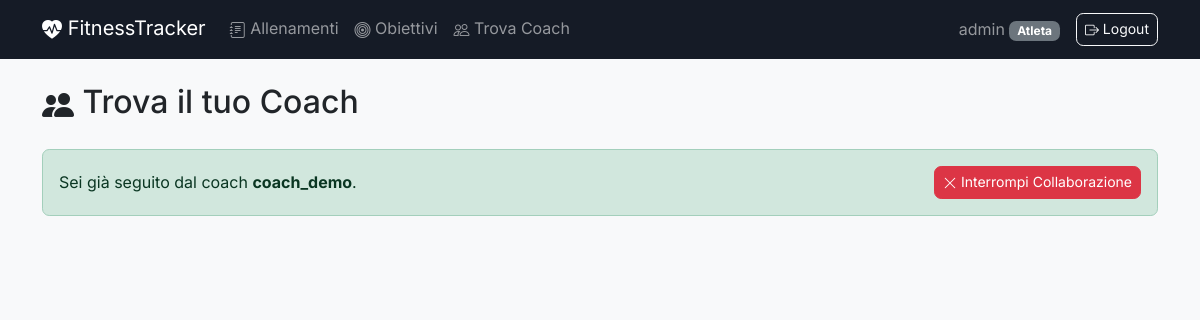
The page /accounts/coaches/ (signed in) on the database as committed earlier.
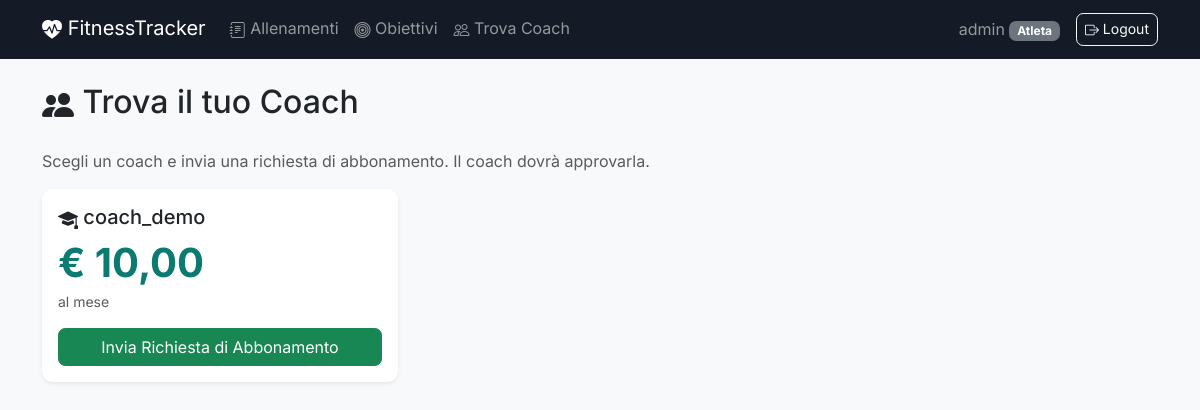
The same page on the database as committed later.
### accounts/models.py (models this page shows, shortened)
class CustomUser(AbstractUser):
    is_coach = models.BooleanField(default=False)
    coach = models.ForeignKey(
        'self',
        on_delete=models.SET_NULL,
        null=True,
        blank=True,
        related_name='athletes'
    )
    age = models.PositiveIntegerField(null=True, blank=True)
    weight = models.FloatField(verbose_name="Peso Corporeo (kg)", null=True, blank=True)
    body_fat = models.FloatField(verbose_name="Massa Grassa (%)", null=True, blank=True)
    prezzo_mensile = models.DecimalField(
        verbose_name="Prezzo mensile (€)",
        max_digits=6, decimal_places=2, default=0.00
    )
    def get_active_subscription(self):
        if self.is_coach or not self.coach_id:
            return None
        return self.sent_requests.filter(
            coach=self.coach, status='ACCEPTED'
        ).order_by('-data_richiesta').first()
    def refresh_subscription_status(self):
        from django.utils import timezone
        if self.is_coach or not self.coach_id:
            return
        sub = self.get_active_subscription()
        if sub and sub.data_scadenza and sub.data_scadenza < timezone.now().date():
            sub.status = 'EXPIRED'
            sub.save()
            self.coach = None
            self.save()

### accounts/views.py (the view)
# urls.py: path("coaches/", CoachListView.as_view(), name="coach_list"),
class CoachListView(LoginRequiredMixin, generic.ListView):
    model = CustomUser
    template_name = "accounts/coach_list.html"
    context_object_name = "coaches"
    def dispatch(self, request, *args, **kwargs):
        if request.user.is_authenticated and request.user.is_coach:
            raise PermissionDenied("Sezione riservata agli atleti.")
        return super().dispatch(request, *args, **kwargs)
    def get(self, request, *args, **kwargs):
        request.user.refresh_subscription_status()
        return super().get(request, *args, **kwargs)
    def get_queryset(self):
        return CustomUser.objects.filter(is_coach=True).order_by('prezzo_mensile')
    def get_context_data(self, **kwargs):
        context = super().get_context_data(**kwargs)
        context['pending_coach_ids'] = list(
            SubscriptionRequest.objects.filter(
                atleta=self.request.user, status='PENDING'
            ).values_list('coach_id', flat=True)
        )
        return context

### templates/accounts/coach_list.html (shortened to what this page needs)
{% extends 'base.html' %}
{% block content %}
<h1 class="h2 mb-4"><i class="bi bi-people-fill"></i> Trova il tuo Coach</h1>
{% if user.coach %}
    <div class="alert alert-success d-flex flex-column flex-sm-row justify-content-between align-items-sm-center gap-2">
        <div>
            Sei già seguito dal coach <strong>{{ user.coach.username }}</strong>.
        </div>
        <form method="post" action="{% url 'terminate_subscription' user.id %}" class="m-0"
              onsubmit="return confirm('Interrompere la collaborazione con il coach?')">
            <button type="submit" class="btn btn-danger btn-sm"><i class="bi bi-x-lg"></i> Interrompi Collaborazione</button>
        </form>
    </div>
{% else %}
    <p class="text-muted">Scegli un coach e invia una richiesta di abbonamento. Il coach dovrà approvarla.</p>
    <div class="row">
        {% for coach in coaches %}
            <div class="col-md-4 mb-3">
                <div class="card shadow-sm h-100">
                    <div class="card-body d-flex flex-column">
                        <h2 class="h5 card-title"><i class="bi bi-mortarboard-fill"></i> {{ coach.username }}</h2>
                        <p class="display-6 fw-bold text-primary mb-1">€ {{ coach.prezzo_mensile }}</p>
                        <p class="small text-muted">al mese</p>
                        <div class="mt-auto">
                            {% if coach.id in pending_coach_ids %}
                                <button class="btn btn-secondary w-100" disabled><i class="bi bi-hourglass-split"></i> Richiesta inviata</button>
                            {% else %}
                                <form method="post" action="{% url 'send_subscription' coach.id %}">
                                    <button type="submit" class="btn btn-success w-100">Invia Richiesta di Abbonamento</button>
                                </form>
                            {% endif %}
                        </div>
                    </div>
                </div>
            </div>
        {% empty %}
            <p class="text-muted">Nessun coach disponibile al momento.</p>
        {% endfor %}
    </div>
{% endif %}
{% endblock %}

### templates/base.html (shortened to what this page needs)
<!DOCTYPE html>
{% load static %}
<html lang="it">
<head>
    <link href="https://cdn.jsdelivr.net/npm/bootstrap@5.3.2/dist/css/bootstrap.min.css" rel="stylesheet">
    <link href="https://cdn.jsdelivr.net/npm/bootstrap-icons@1.11.3/font/bootstrap-icons.min.css" rel="stylesheet">
    <link rel="stylesheet" href="{% static 'css/style.css' %}">
</head>
<body class="bg-light">
    <nav class="navbar navbar-expand-lg navbar-dark bg-dark sticky-top mb-4">
        <div class="container">
            <a class="navbar-brand" href="{% url 'home' %}"><i class="bi bi-heart-pulse-fill"></i> FitnessTracker</a>
            <div class="collapse navbar-collapse" id="mainNav">
                {% if user.is_authenticated %}
                <ul class="navbar-nav me-auto">
                    {% if user.is_coach %}
                        <li class="nav-item"><a class="nav-link" href="{% url 'workout_list' %}"><i class="bi bi-clipboard-data"></i> Dashboard Coach</a></li>
                        <li class="nav-item"><a class="nav-link" href="{% url 'coach_settings' %}"><i class="bi bi-gear"></i> Impostazioni</a></li>
                    {% else %}
                        <li class="nav-item"><a class="nav-link" href="{% url 'workout_list' %}"><i class="bi bi-journal-text"></i> Allenamenti</a></li>
                        <li class="nav-item"><a class="nav-link" href="{% url 'goal_list' %}"><i class="bi bi-bullseye"></i> Obiettivi</a></li>
                        <li class="nav-item"><a class="nav-link" href="{% url 'coach_list' %}"><i class="bi bi-people"></i> Trova Coach</a></li>
                    {% endif %}
                </ul>
                <ul class="navbar-nav ms-auto align-items-lg-center">
                    <li class="nav-item">
                        <span class="navbar-text me-3">
                            {{ user.username }}
                            <span class="badge text-bg-{% if user.is_coach %}info{% else %}secondary{% endif %}">
                                {% if user.is_coach %}Coach{% else %}Atleta{% endif %}
                            </span>
                        </span>
                    </li>
                    <li class="nav-item">
                        <form method="post" action="{% url 'logout' %}" class="d-inline">
                            <button type="submit" class="btn btn-sm btn-outline-light"><i class="bi bi-box-arrow-right"></i> Logout</button>
                        </form>
                    </li>
                </ul>
                {% endif %}
            </div>
        </div>
    </nav>
    <div class="container">
        {% block content %}
        {% endblock %}
    </div>
</body>
</html>

Rows that differ between the two databases and show on the page:
changed CustomUser "admin": coach_id 6 → empty (drawn); coach.username "coach_demo" → (not shown)
now on this page (row unchanged): CustomUser: username "coach_demo", prezzo_mensile "10,00", shows "Invia Richiesta di Abbonamento"
Other text that changed with them:
text no longer shown: "Sei già seguito dal coach . Interrompi Collaborazione"
text now shown: "Scegli un coach e invia una richiesta di abbonamento. Il coach dovrà approvarla."
